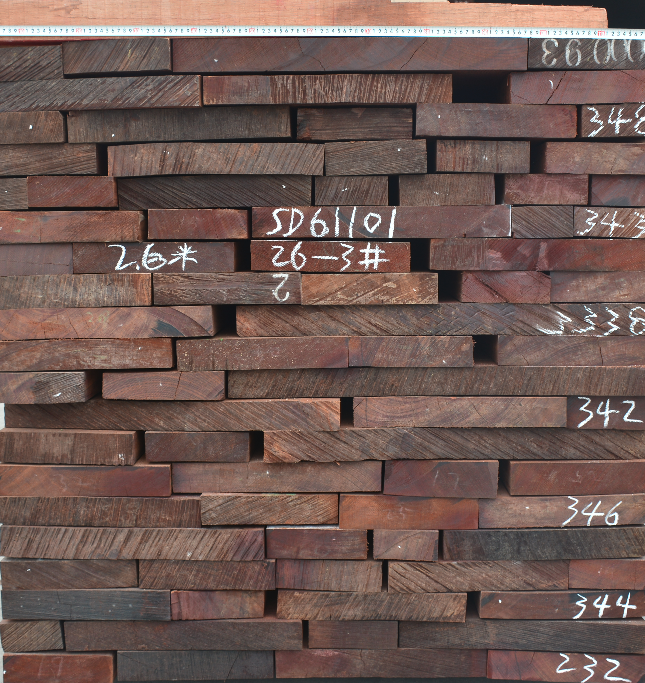
#> input picture Resizing/Origin/Selection_009.png, 645 x 683 px; its folder holds 4 pictures in this run
$ python main.py
#> lines starting #> are read from the running program, lines starting #| are printed output that depends on the picture
# coding=utf-8

"""
Labeling_Tool
Resize pic to defined size.

__author__ = 'JNingWei'
"""

src = './Origin'    # dir for origin pics
dst = './Resized'    # dir for resized pics
new_size = (1024, 1024)   # new size

import os
origin_pics = [os.path.join(src, name) for name in os.listdir(src) if name.endswith('jpg') or name.endswith('png')]

origin_pics.sort()


# remove dst dir every time
import shutil
try:
    shutil.rmtree(dst)
except OSError:
    pass
os.makedirs(dst)

# main operation
import cv2
for i, origin_pic in enumerate(origin_pics):
    img = cv2.imread(origin_pic)
#> img is the input picture: shape (683, 645, 3); mean B, G, R 85, 90.9, 113.4
    resized_pic = cv2.resize(img, new_size)
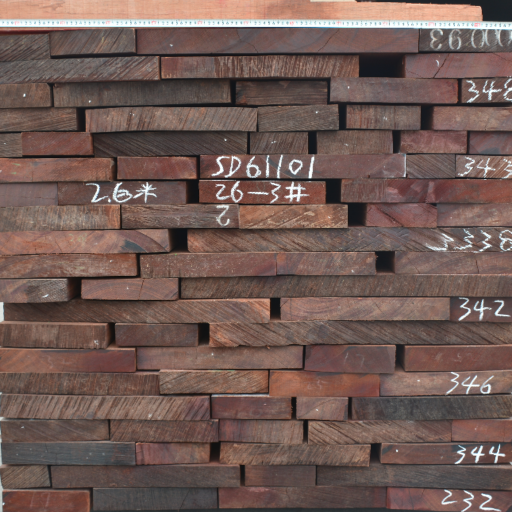
#> resized_pic: shape (1024, 1024, 3) (shown at 1/2 size); mean B, G, R 84.8, 90.8, 113.3
#> pass 3 of the loop `for i, origin_pic in enumerate(origin_pics):`:
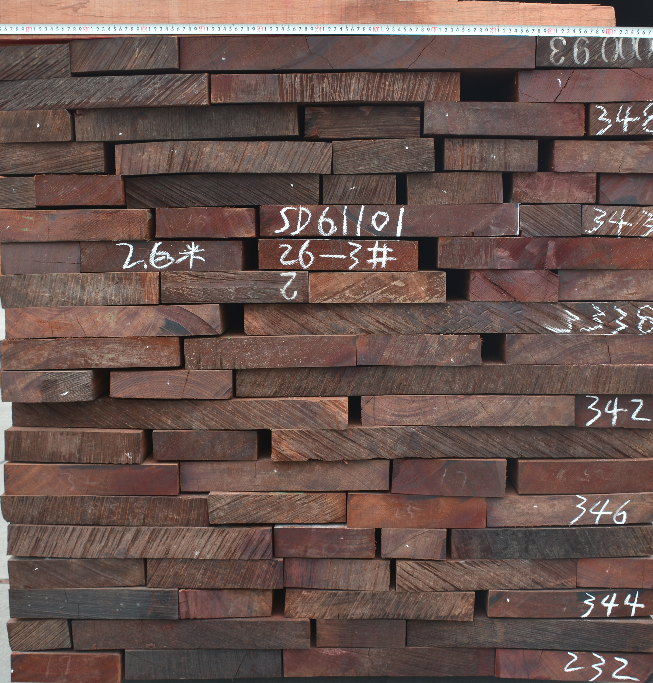
#> input picture Resizing/Origin/Selection_011.png, 653 x 683 px
#> img is the input picture: shape (683, 653, 3); mean B, G, R 78.7, 84.4, 105.7
#> `resized_pic = cv2.resize(img, new_size)`:
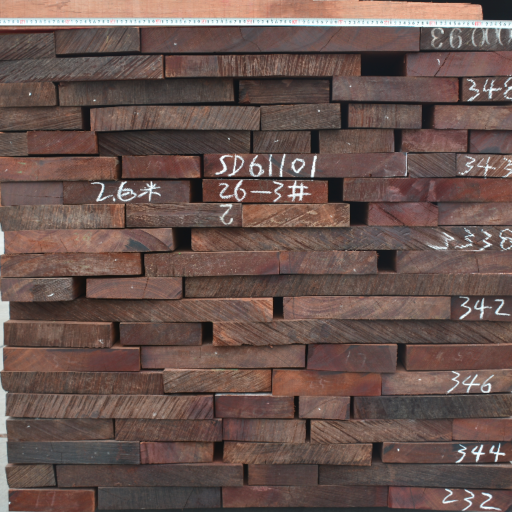
#> resized_pic: shape (1024, 1024, 3) (shown at 1/2 size); mean B, G, R 78.6, 84.3, 105.6
#> the loop made 4 passes; the first 3 are shown
    cv2.imwrite('{}/{:>03d}.jpg'.format(dst, i+1), resized_pic)
